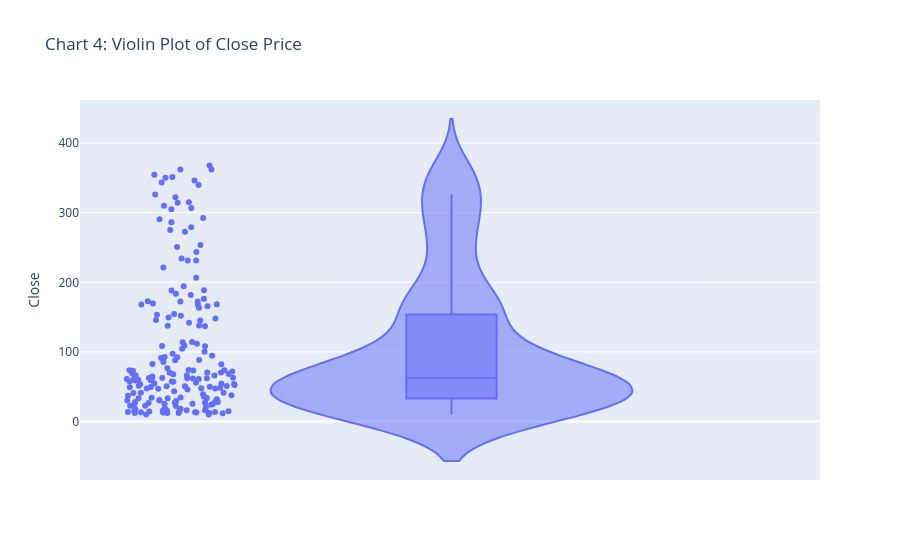

Notebook source saved alongside this figure:
### Markdown cell above
#### Chart - 4 -  Chart 4: Violin Plot of Close Price (Density)

### Code cell
# Chart - 4 visualization code
fig4 = px.violin(df, y='Close', box=True, points="all", title='Violin Plot of Close Price')
fig4.show()

### Figure 1 — Plotly figure (JSON) as saved in the notebook; plotly's stock layout.template omitted (floating-point values rounded to 4 significant figures; data arrays with more than 128 entries replaced by an {"elided": "..."} marker saying what was removed)
{"data": [{"alignmentgroup": "True", "box": {"visible": true}, "hovertemplate": "Close=%{y}<extra></extra>", "legendgroup": "", "marker": {"color": "#636efa"}, "name": "", "offsetgroup": "", "orientation": "v", "points": "all", "scalegroup": "True", "showlegend": false, "type": "violin", "x0": " ", "xaxis": "x", "y": {"elided": "185 float values"}, "y0": " ", "yaxis": "y"}], "layout": {"legend": {"tracegroupgap": 0}, "title": {"text": "Chart 4: Violin Plot of Close Price"}, "violinmode": "group", "xaxis": {"anchor": "y", "domain": [0, 1]}, "yaxis": {"anchor": "x", "domain": [0, 1], "title": {"text": "Close"}}}}
